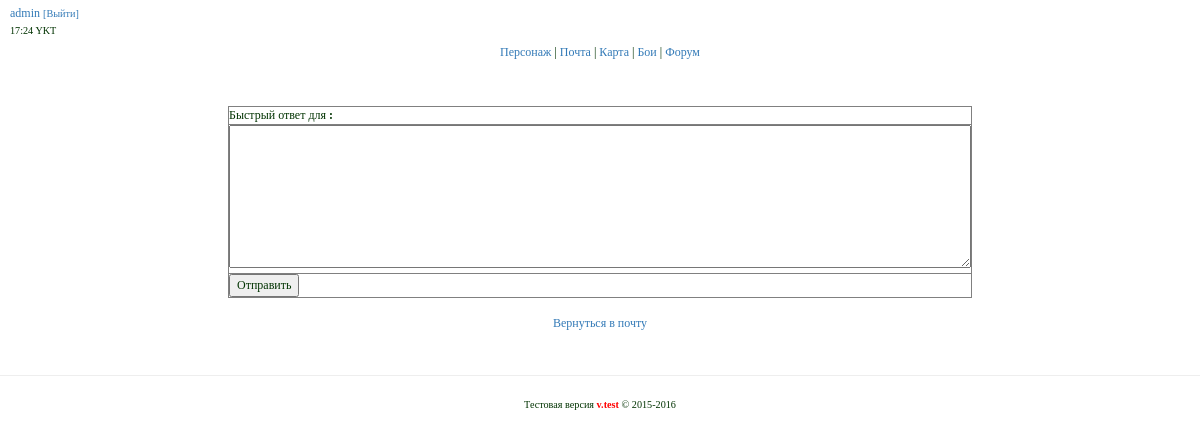
Before: /mail/read?type=1&id_mail=1513756351 (signed in) with the older database file.
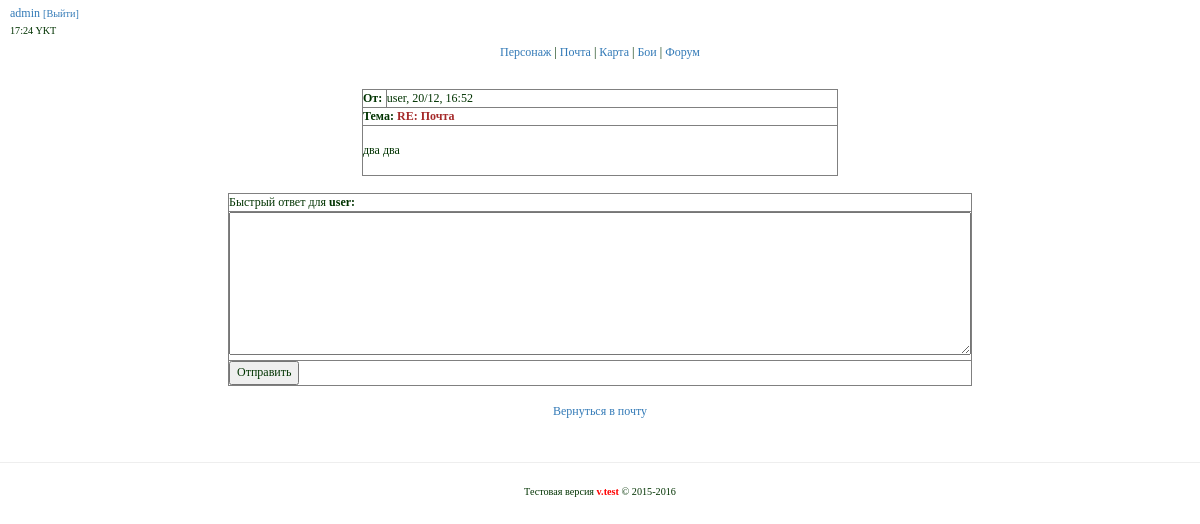
After: the same page with the newer database file.
### tables this page shows
CREATE TABLE IF NOT EXISTS `mail` (
  `id` int(11) unsigned NOT NULL AUTO_INCREMENT,
  `id_mail` varchar(256) NOT NULL,
  `type` int(11) NOT NULL,
  `sender` varchar(255) NOT NULL,
  `receiver` varchar(255) NOT NULL,
  `date` varchar(255) NOT NULL,
  `title` varchar(255) NOT NULL,
  `text` text NOT NULL,
  `new` int(11) NOT NULL DEFAULT '1',
  PRIMARY KEY (`id`)
);

### app/core/viewClass.php (called while the page is built)
<?php
class View {
    public function render($title,$content,$template,$data=null,$data2=null,$data3=null) {
        include 'app/views/'.$template;
    }
}

### app/start.php (called while the page is built, shortened)
<?php
require_once 'core/viewClass.php';
require_once 'core/modelClass.php';
Router::run();

### index.php (called while the page is built, shortened)
<?php
require_once 'app/start.php';

### app/core/modelClass.php (called while the page is built, shortened)
<?php
class Model {
    public $mysqli;
    public function __construct() {
        $this->mysqli = new mysqli(Config::DBHOST,Config::DBUSER,Config::DBPASS,Config::DBNAME);
        $this->mysqli->query("SET NAMES 'utf8'");
    }
    public function query($query) {
        return $this->mysqli->query($query);
    }
    public function select($query) {
        $res = $this->query($query);
        $ret = [];
        while($row = mysqli_fetch_assoc($res)) {
            $ret[] = $row;
        }
        return $ret;
    }
}

### app/models/modelMail.php (called while the page is built, shortened)
<?php
class ModelMail extends Model {
    public function getInboxMailBySmsID($sms_id,$receiver) {
        $data = "SELECT * FROM `mail` WHERE `id_mail` = '$sms_id' AND `type` = 1";
        $data = $this->select($data);
        return $data;
    }
}

### app/views/mail/readInBox.php (the view, shortened to what this page needs)
<div class="mail">
    <table border="1" width="40%" align="center">
        <?php foreach($data as $mail): ;?>
        <tr>
            <td width="5%">
                <b>От:</b>
            </td>
            <td>
                <?=$mail['sender']?>, <?=$mail['date']?>
            </td>
        </tr>
        <tr>
            <td colspan="2">
                <b>Тема: <font color="#a52a2a"><?=$mail['title']?></font></b>
            </td>
        </tr>
        <tr>
            <td colspan="2" height="50" align="top">
                <?=nl2br(htmlentities($mail['text']))?>
            </td>
        </tr>
        <?php endforeach ;?>
    </table>
    <br>
    <table border="1" width="40%" align="center">
        <form action="/mail/postMail" method="POST">
        <tr>
            <td>
                Быстрый ответ для <b><?=$mail['sender']?>:</b>
            </td>
        </tr>
        <tr>
            <td>
                <textarea rows="8" cols="103" name="text"></textarea>
            </td>
        </tr>
        <tr>
            <td>
                <input type="submit" name="submit" value="Отправить">
            </td>
        </tr>
        </form>
    </table>
    <br>
    <table border="0" align="center" width="40%">
        <tr>
            <td align="center">
                <a href="/mail">Вернуться в почту</a>
            </td>
        </tr>
    </table>
</div>

Changed rows visible on the page:
added mail: sender "user", date "20/12, 16:52", title "RE: Почта", text "два два"
